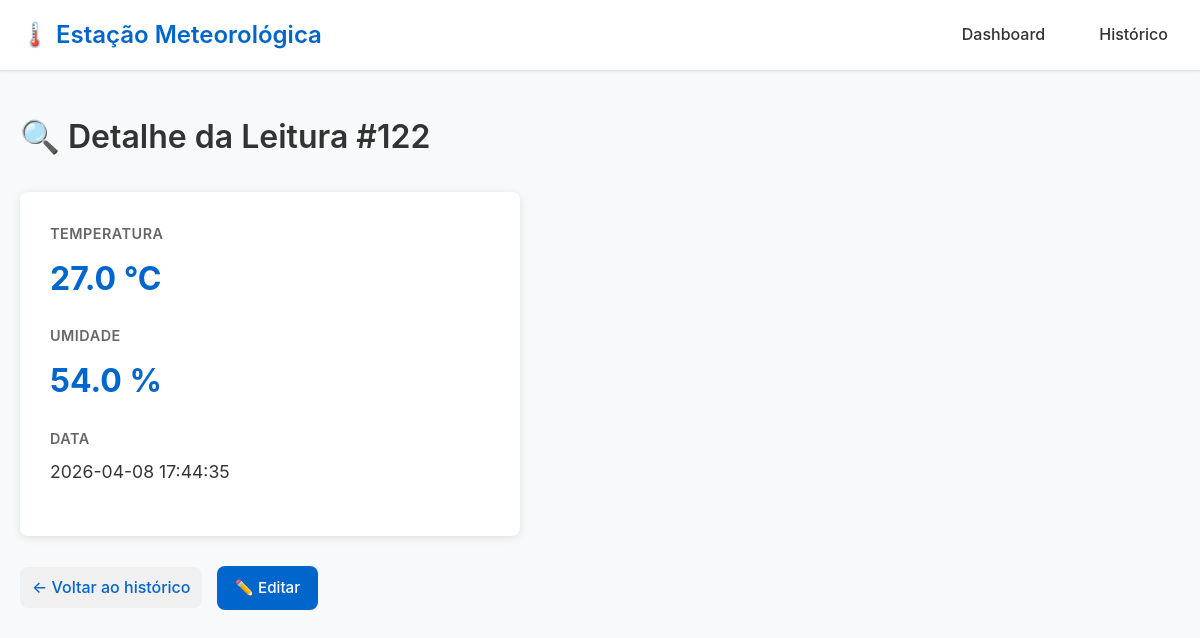
Page /leituras/122 on the committed database.
### tables this page shows
CREATE TABLE leituras (
    id          INTEGER PRIMARY KEY AUTOINCREMENT,
    temperatura REAL    NOT NULL,
    umidade     REAL    NOT NULL,
    pressao     REAL,
    localizacao TEXT    DEFAULT 'Lab',
    timestamp   DATETIME DEFAULT (datetime('now', 'localtime'))
);

### app.py (the view)
@app.route('/leituras/<int:id>', methods=['GET'])
def detalhe(id):
    leitura = buscar_leitura(id)
    if not leitura:
        abort(404)
    if quer_json():
        return jsonify(leitura)
    return render_template('detalhe.html', leitura=leitura)

### app.py (called while the page is built)
def quer_json():
    return (request.args.get('formato') == 'json' or
            request.accept_mimetypes.best == 'application/json')

### database.py (called while the page is built)
def get_db_connection():
    conn = sqlite3.connect(DB_PATH, timeout=10)
    conn.execute('PRAGMA journal_mode=WAL')   # permite leitura/escrita simultânea
    conn.execute('PRAGMA busy_timeout=5000')  # espera até 5s antes de lançar erro
    conn.row_factory = sqlite3.Row            # acesso por nome de coluna
    return conn

def buscar_leitura(id: int) -> dict | None:
    conn = get_db_connection()
    row = conn.execute(
        'SELECT * FROM leituras WHERE id = ?', (id,)
    ).fetchone()
    conn.close()
    return dict(row) if row else None

### templates/detalhe.html (shortened to what this page needs)
{% extends "base.html" %}
{% block content %}
<div class="section">
    <h1>🔍 Detalhe da Leitura #{{ leitura.id }}</h1>
    <div style="background-color: white; padding: 30px; border-radius: 8px; box-shadow: 0 2px 8px rgba(0, 0, 0, 0.1); max-width: 500px;">
        <div style="margin-bottom: 20px;">
            <h3 style="color: #666; font-size: 0.9rem; text-transform: uppercase; letter-spacing: 0.5px; margin-bottom: 8px;">Temperatura</h3>
            <p style="font-size: 2rem; font-weight: 700; color: #0066cc; margin: 0;">{{ leitura.temperatura }} °C</p>
        </div>
        <div style="margin-bottom: 20px;">
            <h3 style="color: #666; font-size: 0.9rem; text-transform: uppercase; letter-spacing: 0.5px; margin-bottom: 8px;">Umidade</h3>
            <p style="font-size: 2rem; font-weight: 700; color: #0066cc; margin: 0;">{{ leitura.umidade }} %</p>
        </div>
        <div style="margin-bottom: 20px;">
            <h3 style="color: #666; font-size: 0.9rem; text-transform: uppercase; letter-spacing: 0.5px; margin-bottom: 8px;">Data</h3>
            <p style="font-size: 1.1rem; margin: 0;">{{ leitura.timestamp }}</p>
        </div>
    </div>
    <div style="margin-top: 30px;">
        <a href="/leituras" class="back-link">← Voltar ao histórico</a>
        <a href="/leituras/{{ leitura.id }}/editar" class="btn" style="margin-left: 10px;">✏️ Editar</a>
    </div>
</div>
{% endblock %}

### static/css/style.css (style rules this page uses)
* { margin: 0; padding: 0; box-sizing: border-box; }
:root { --primary-color: #0066cc; --primary-dark: #0052a3; --background-color: #f8f9fa; --text-color: #333; --text-light: #666; --border-color: #dee2e6; --white: #ffffff; --shadow: 0 2px 8px rgba(0, 0, 0, 0.1); --shadow-hover: 0 4px 16px rgba(0, 0, 0, 0.15); --radius: 8px; }
html, body { height: auto; }
body { font-family: -apple-system, BlinkMacSystemFont, 'Segoe UI', 'Roboto', 'Oxygen', 'Ubuntu', 'Cantarell', sans-serif; background-color: var(--background-color); color: var(--text-color); line-height: 1.6; }
h1 { font-size: 2rem; margin-bottom: 30px; color: var(--text-color); font-weight: 600; }
h3 { font-size: 1rem; color: var(--text-color); font-weight: 600; }
button, .btn { background-color: var(--primary-color); color: var(--white); border: none; padding: 10px 18px; border-radius: var(--radius); font-size: 0.95rem; font-weight: 500; cursor: pointer; transition: all 0.3s ease; text-decoration: none; display: inline-block; }
a:not(.navbar-menu a):not(.btn) { text-decoration: none; color: var(--primary-color); font-weight: 500; transition: color 0.3s ease; }
.back-link { display: inline-block; margin-bottom: 30px; padding: 8px 12px; background-color: #f0f0f0; border-radius: var(--radius); transition: background-color 0.3s ease; }

### rows in the picture
leituras: id "122", temperatura "27.0", umidade "54.0", timestamp "2026-04-08 17:44:35"
